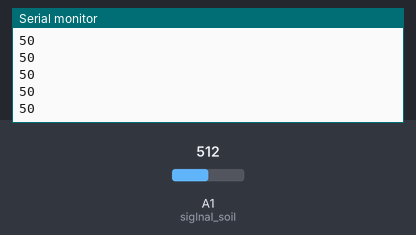
Bench run of a sketch on a simulated Arduino Uno, built with avr-gcc and run on an emulated ATmega328P. On the bench: the last lines printed to the serial monitor. Inputs (shaded band) come from the test bench; at power-on: A1 (siglnal_soil) = 512.

Above: at 1.2 s.
1.3 s: A1 (siglnal_soil) set to 716
At 2.1 s:
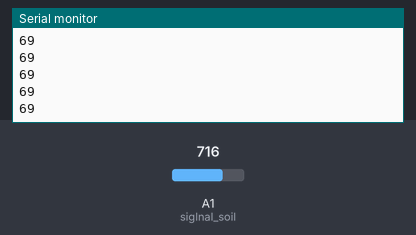
2.8 s: A1 (siglnal_soil) set to 900
At 3.5 s:
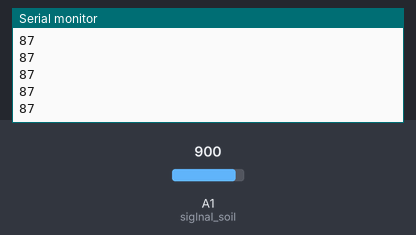
Timing chart, 0 to 5.8 s (numbered marks = the images above; inputs shaded):
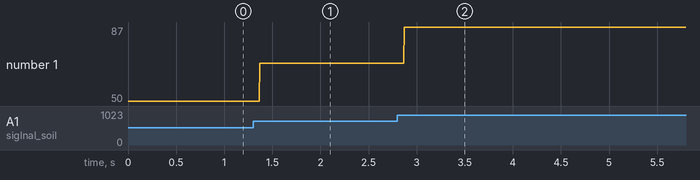

The sketch:

soil_moisture.ino
```cpp
#define siglnal_soil A1

void setup(){
    Serial.begin(9600);
}

void loop(){
    int moisture = map(analogRead(siglnal_soil),0,1023,0,100);
    Serial.println(moisture);
}
```

Measured:
- after the input at 1.3 s, the serial monitor: prints a new line after 0.07 s (image 1)
- after the input at 2.8 s, the serial monitor: prints a new line after 0.07 s (image 2)
- plotted number 1: 50 → 69 after the input at 1.3 s, 69 → 87 after the input at 2.8 s
